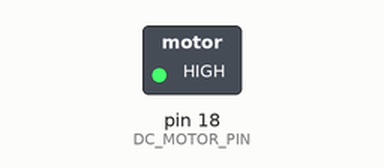
The sketch below on a simulated Arduino Uno, built with avr-gcc and run on an emulated ATmega328P. Parts: switched loads named in the sketch (green lamp = pin HIGH). Dashed ring = blinking.

Above: at 0.5 s.
Timing chart, 0 to 4.6 s (numbered marks = the images above):
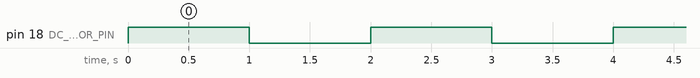

The sketch:

dc_motor_test.ino
```cpp
#include <Arduino.h>

#define DC_MOTOR_PIN 18

void setup() {
  pinMode(DC_MOTOR_PIN, OUTPUT);
  digitalWrite(DC_MOTOR_PIN, LOW);
}

void loop() {
  digitalWrite(DC_MOTOR_PIN, HIGH);
  delay(1000);

  digitalWrite(DC_MOTOR_PIN, LOW);
  delay(1000);
}

// simply turning on and off the motor about a constant interval
```

Measured:
- by itself, pin 18 (DC_MOTOR_PIN): alternates HIGH for 1.0 s and LOW for 1.0 s
